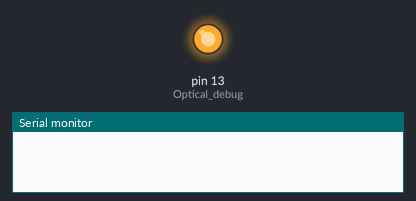
Simulated run of this sketch. Board: Arduino Mega 2560, built with avr-gcc and run on an emulated ATmega2560. Shown: output pins drawn as LEDs (lit = HIGH), the last lines printed to the serial monitor.

Above: at 0.1 s.
At 5.1 s:
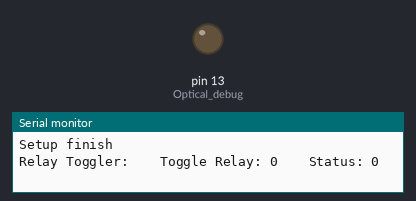
Timing chart, 0 to 6.6 s (numbered marks = the images above):
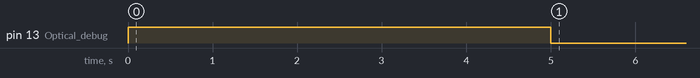

The sketch:

easyPINusage.ino
```cpp
//boolean rl[8] {HIGH, LOW, HIGH, HIGH, LOW, HIGH, LOW, LOW}; //State of relay
boolean rl[8] {HIGH, HIGH, HIGH, HIGH, HIGH, HIGH, HIGH, HIGH}; //State of relay
int relay[8] {A6, A8, A9, A10, A11, A12, A13, A15}; //Pin declaration
byte shortDelay = 250; //short delay between single switch actions, byte max: 255
unsigned long longDelay = 5000; //long delay after all relais are toggled

void setup() {
  pinMode(LED_BUILTIN, OUTPUT); //Optical debug: built in led
  digitalWrite(LED_BUILTIN, HIGH); //LED on
  delay(5000); //delay before turn off
  digitalWrite(LED_BUILTIN, LOW); //LED off

  Serial.begin(115200); //Start Serial
  Serial.println("Setup finish"); //Serial debug
}

void loop() {
  RelayToggler(0); //toggle relays solo, this line toggle relay0
  RelayToggler(1);
  RelayToggler(2);
  RelayToggler(3);
  RelayToggler(4);
  RelayToggler(5);
  RelayToggler(6);
  RelayToggler(7);
  Serial.println("-----------------------------------------------------------");
  delay(longDelay);        //delay against flood serial

  RelayBlink(0, 150); //blink relay 0, pause before end Blink in ms: 100
  RelayBlink(1, 150);
  RelayBlink(2, 150);
  RelayBlink(3, 150);
  RelayBlink(4, 150);
  RelayBlink(5, 150);
  RelayBlink(6, 150);
  RelayBlink(7, 150);
  Serial.println("-----------------------------------------------------------");
  delay(longDelay);        //delay against flood serial

  RelayBlinkX(0, 150, 4); //blink relay 0, pause before end Blink in ms: 100, blink 4 times
  RelayBlinkX(1, 150, 1);
  RelayBlinkX(2, 150, 4);
  RelayBlinkX(3, 150, 1);
  RelayBlinkX(4, 150, 1);
  RelayBlinkX(5, 150, 4);
  RelayBlinkX(6, 150, 2);
  RelayBlinkX(7, 150, 1);
  Serial.println("-----------------------------------------------------------");
  delay(longDelay);        //delay against flood serial

  multiRelayToggler(0, 7); //toggler to switch a row of relay state start at 0 and end with 7
  Serial.println("-----------------------------------------------------------");
  delay(longDelay);        //delay against flood serial
}

int RelayToggler(int x) { //get startpoint and endpoint from loop
  rl[x] = !rl[x]; //booleanswitch, HIGH / LOW
  digitalWrite(relay[x], rl[x]); //write to PIN

  Serial.print("Relay Toggler:");
  Serial.print("\t\tToggle Relay: ");
  Serial.print(x);
  Serial.print("\t\tStatus: ");
  Serial.println(rl[x]);

  delay(shortDelay);
}

int RelayBlink(int x, int y) { //get startpoint and endpoint from loop
  Serial.print("Relay Blink:");
  Serial.print("\t\tBlink Relay: ");
  Serial.print(x);

  for (int i = 0; i < 2; i++) {
    rl[x] = !rl[x]; //booleanswitch, HIGH / LOW
    digitalWrite(relay[x], rl[x]); //write to PIN

    Serial.print("\t\tStatus: ");
    Serial.print(rl[x]);
    delay(y);
  }
  Serial.println("");
}

int RelayBlinkX(int x, int y, int z) { //get startpoint and endpoint from loop
  Serial.print("Relay BlinkX:");
  Serial.print("\t\tBlink Relay: ");
  Serial.print(x);

  for (int j = 0; j < z; j++) {
    for (int i = 0; i < 2; i++) {
      rl[x] = !rl[x]; //booleanswitch, HIGH / LOW
      digitalWrite(relay[x], rl[x]); //write to PIN

      Serial.print("\t\tStatus: ");
      Serial.print(rl[x]);
      delay(y);
    }
  }
  Serial.println("");
}

int multiRelayToggler(int x, int y) { //get startpoint and endpoint from loop
  for (int i = x; i <= y; i++) { //for loop, start at: 0 & redo until reaching endpoint: 7
    rl[i] = !rl[i]; //booleanswitch, HIGH / LOW
    digitalWrite(relay[i], rl[i]); //write to PIN

    Serial.print("multi Toggler:");
    Serial.print("\t\tToggle Relay: ");
    Serial.print(i);
    Serial.print("\t\tStatus: ");
    Serial.println(rl[x]);

    delay(shortDelay);
  }
}
```
